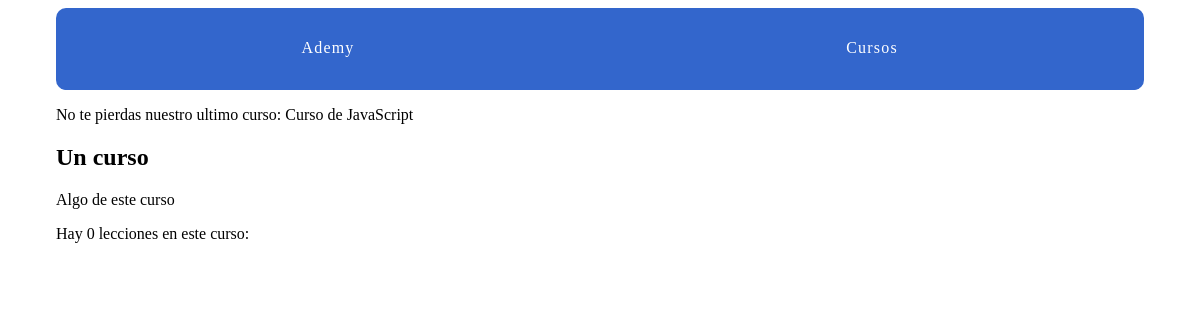
The page /courses/1/ on the database its author committed.
### courses/models.py (models this page shows)
class Course( models.Model ):
    created_at = models.DateTimeField( auto_now_add = True )
    title = models.CharField( max_length = 255 )
    description = models.TextField()
    def __str__( self ):
        return self.title

### courses/views.py (the view)
# urls.py: path("<int:pk>/", views.course_detail, name="detail"),
def course_detail(request, pk):
    course = get_object_or_404(Course, pk=pk)
    return render( request, 'courses/course_details.html', {'course': course} )

### courses/templatetags/course_extras.py (called while the page is built)
@register.simple_tag()
def last_course():
    return Course.objects.latest("created_at")

### courses/templates/courses/course_details.html (shortened to what this page needs)
{% extends 'layout.html' %}
{% load humanize course_extras %}
{% block content %}
    <article>
        <h2> {{ course.title }} </h2>
        {{ course.description }}
        <p> Hay {{ course.lesson_set.count|apnumber }} leccion{{ course.lesson_set.count|pluralize:"es" }} en este curso: {{ course.lesson_set.all|join:", " }} </p>
    </article>
{% endblock content %}

### ademy/templates/layout.html (shortened to what this page needs)
{% load static from staticfiles %}
{% load course_extras %}
<!DOCTYPE html>
<html lang="en">
<head>
</head>
<body>
    <div class = "site-container" >
        <nav>
            <a href = "{% url 'home' %}"> Ademy </a>
            <a href = "{% url 'courses:list' %}"> Cursos </a>
        </nav>
        <p>No te pierdas nuestro ultimo curso: {% last_course %}</p>
        {% block content %}
        {% endblock content %}
    </div>
</body>
</html>

### assets/css/layout.css (style rules this page uses)
html { box-sizing: border-box; }
*, *::after, *::before { box-sizing: inherit; }
.site-container { max-width: 68em; margin-left: auto; margin-right: auto; }
.site-container::after { clear: both; content: ""; display: table; }
.site-container nav { width: 100%; display: table; width: 100%; table-layout: fixed; border-bottom-left-radius: 10px; border-bottom-right-radius: 10px; border-top-left-radius: 10px; border-top-right-radius: 10px; border-bottom-left-radius: 10px; border-top-left-radius: 10px; border-bottom-right-radius: 10px; border-top-right-radius: 10px; background-color: #3366CC; margin-bottom: 1em; overflow: hidden; }
.site-container nav a { display: table-cell; width: 8.33333%; padding: 10px; border-bottom: 2px solid #3366CC; color: #FFFFFF; letter-spacing: 0.075em; line-height: 60px; text-align: center; text-decoration: none; }

### rows shown on the page
Course: title "Curso de JavaScript"
Course: title "Un curso", description "Algo de este curso", lesson_set.count|apnumber "0"
